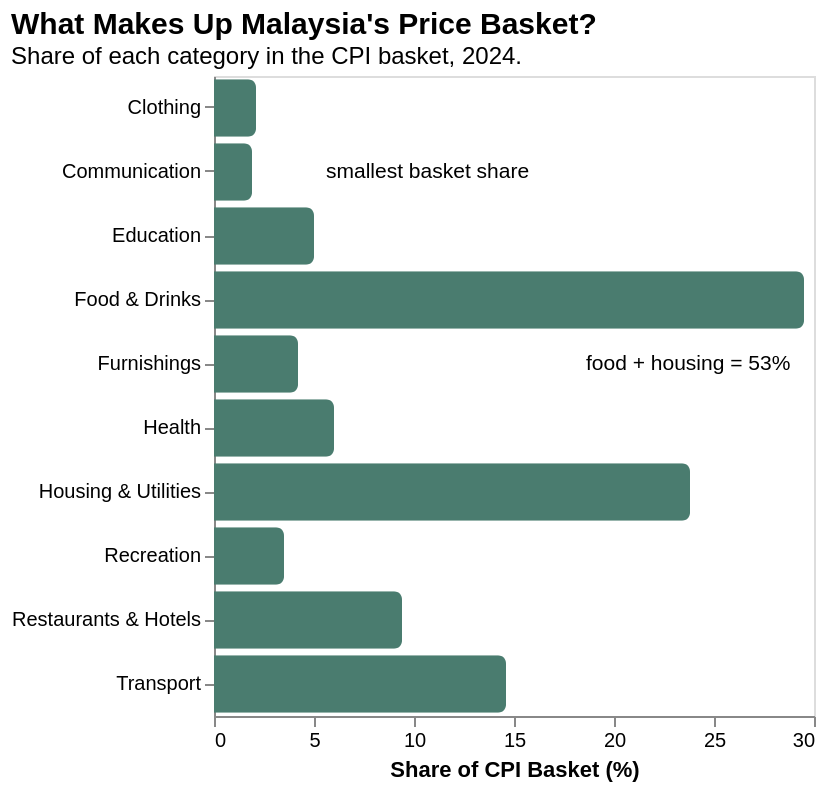

Specify this chart in Vega-Lite:
### Vega-Lite specification from a JSON file in a GitHub repository (floating-point values rounded to 4 significant figures)
{"$schema": "https://vega.github.io/schema/vega-lite/v5.json", "title": {"text": "What Makes Up Malaysia's Price Basket?", "subtitle": "Share of each category in the CPI basket, 2024.", "anchor": "start", "fontSize": 15, "subtitleFontSize": 12}, "width": "container", "height": 320, "layer": [{"data": {"values": [{"category": "Food & Drinks", "weight": 29.5}, {"category": "Housing & Utilities", "weight": 23.8}, {"category": "Transport", "weight": 14.6}, {"category": "Restaurants & Hotels", "weight": 9.4}, {"category": "Health", "weight": 6.0}, {"category": "Education", "weight": 5.0}, {"category": "Furnishings", "weight": 4.2}, {"category": "Recreation", "weight": 3.5}, {"category": "Clothing", "weight": 2.1}, {"category": "Communication", "weight": 1.9}]}, "mark": {"type": "bar", "cornerRadiusEnd": 4}, "encoding": {"y": {"field": "category", "type": "nominal", "sort": "-x", "title": null}, "x": {"field": "weight", "type": "quantitative", "title": "Share of CPI Basket (%)", "axis": {"grid": false}}, "color": {"value": "#4a7c6f"}, "tooltip": [{"field": "category", "title": "Category"}, {"field": "weight", "title": "Basket Share (%)", "format": ".1f"}]}}, {"data": {"values": [{"x": 18, "category": "Furnishings", "label": "food + housing = 53%"}, {"x": 5, "category": "Communication", "label": "smallest basket share"}]}, "mark": {"type": "text", "fontSize": 10.5, "color": "black", "align": "left", "dx": 6}, "encoding": {"x": {"field": "x", "type": "quantitative"}, "y": {"field": "category", "type": "nominal"}, "text": {"field": "label"}}}]}
